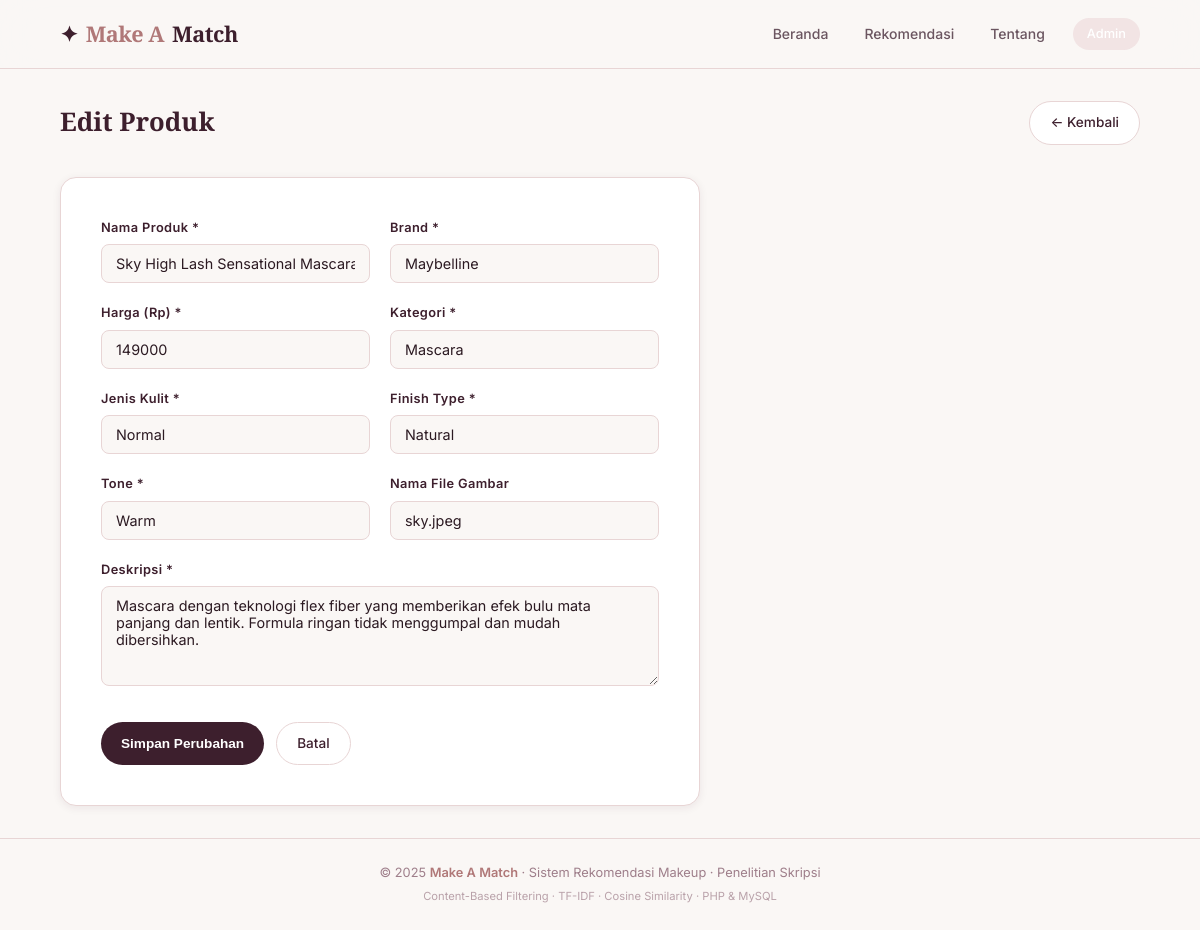
Page /admin/edit.php?id=4 (signed in) on the committed database.
### tables this page shows
CREATE TABLE produk (
    id INT AUTO_INCREMENT PRIMARY KEY,
    nama_produk VARCHAR(150) NOT NULL,
    brand VARCHAR(100) NOT NULL,
    harga INT NOT NULL DEFAULT 0,
    gambar VARCHAR(255) NOT NULL DEFAULT 'placeholder.jpg',
    kategori VARCHAR(80) NOT NULL,
    jenis_kulit VARCHAR(80) NOT NULL,
    finish_type VARCHAR(80) NOT NULL,
    tone VARCHAR(80) NOT NULL,
    deskripsi TEXT NOT NULL,
    created_at TIMESTAMP DEFAULT CURRENT_TIMESTAMP,
    updated_at TIMESTAMP DEFAULT CURRENT_TIMESTAMP ON UPDATE CURRENT_TIMESTAMP
);

### admin/edit.php (the view, shortened to what this page needs)
<?php
include '../includes/koneksi.php';
$id = (int)($_GET['id'] ?? 0);
$data = mysqli_fetch_assoc(mysqli_query($conn, "SELECT * FROM produk WHERE id = $id LIMIT 1"));
include '../includes/header.php';
?>
<div class="admin-layout">
    <div class="admin-header">
        <h1>Edit Produk</h1>
        <a href="index.php" class="btn-secondary">← Kembali</a>
    </div>
    <form method="POST" class="admin-form">
        <div class="form-row">
            <div class="form-group">
                <label>Nama Produk *</label>
                <input type="text" name="nama_produk" value="<?= htmlspecialchars($data['nama_produk']) ?>" required>
            </div>
            <div class="form-group">
                <label>Brand *</label>
                <input type="text" name="brand" value="<?= htmlspecialchars($data['brand']) ?>" required>
            </div>
        </div>
        <div class="form-row">
            <div class="form-group">
                <label>Harga (Rp) *</label>
                <input type="number" name="harga" value="<?= $data['harga'] ?>" min="0" required>
            </div>
            <div class="form-group">
                <label>Kategori *</label>
                <input type="text" name="kategori" value="<?= htmlspecialchars($data['kategori']) ?>" required>
            </div>
        </div>
        <div class="form-row">
            <div class="form-group">
                <label>Jenis Kulit *</label>
                <input type="text" name="jenis_kulit" value="<?= htmlspecialchars($data['jenis_kulit']) ?>" required>
            </div>
            <div class="form-group">
                <label>Finish Type *</label>
                <input type="text" name="finish_type" value="<?= htmlspecialchars($data['finish_type']) ?>" required>
            </div>
        </div>
        <div class="form-row">
            <div class="form-group">
                <label>Tone *</label>
                <input type="text" name="tone" value="<?= htmlspecialchars($data['tone']) ?>" required>
            </div>
            <div class="form-group">
                <label>Nama File Gambar</label>
                <input type="text" name="gambar" value="<?= htmlspecialchars($data['gambar']) ?>">
            </div>
        </div>
        <div class="form-group">
            <label>Deskripsi *</label>
            <textarea name="deskripsi" required><?= htmlspecialchars($data['deskripsi']) ?></textarea>
        </div>
        <div class="form-actions">
            <button type="submit" class="btn-primary">Simpan Perubahan</button>
            <a href="index.php" class="btn-secondary">Batal</a>
        </div>
    </form>
</div>
<?php include '../includes/footer.php'; ?>

### css/style.css (style rules this page uses)
*, *::before, *::after { margin: 0; padding: 0; box-sizing: border-box; }
:root { --rose: #D4A5A5; --rose-light: #F2E4E4; --rose-deep: #B07878; --plum: #3D1F2D; --plum-mid: #6B3F52; --cream: #FAF7F5; --white: #FFFFFF; --text-dark: #2C1A22; --text-mid: #6B5560; --text-light: #9E7E8A; --border: #E8D5D5; --shadow-sm: 0 2px 8px rgba(61,31,45,0.08); --shadow-md: 0 8px 32px rgba(61,31,45,0.12); --shadow-lg: 0 20px 60px rgba(61,31,45,0.18); --radius: 16px; --radius-sm: 8px; --radius-pill: 100px; --transition: 0.25s cubic-bezier(0.4, 0, 0.2, 1); --max-width: 1200px; }
html { scroll-behavior: smooth; }
body { font-family: 'Inter', -apple-system, BlinkMacSystemFont, sans-serif; background-color: var(--cream); color: var(--text-dark); line-height: 1.6; min-height: 100vh; }
a { text-decoration: none; color: inherit; }
.btn-secondary { display: inline-block; background: var(--white); border: 1.5px solid var(--border); color: var(--plum); font-size: 0.85rem; font-weight: 500; padding: 10px 20px; border-radius: var(--radius-pill); transition: all var(--transition); }
.admin-layout { min-height: calc(100vh - 68px); padding: 32px 5%; max-width: var(--max-width); margin: 0 auto; }
.admin-header { display: flex; align-items: center; justify-content: space-between; margin-bottom: 32px; flex-wrap: wrap; gap: 16px; }
.admin-header h1 { font-family: 'Playfair Display', serif; font-size: 1.6rem; font-weight: 700; color: var(--plum); }
.btn-primary { display: inline-flex; align-items: center; gap: 6px; background: var(--plum); color: var(--white); font-size: 0.85rem; font-weight: 600; padding: 10px 20px; border-radius: var(--radius-pill); border: none; cursor: pointer; transition: background var(--transition); }
.admin-form { max-width: 640px; background: var(--white); border-radius: var(--radius); border: 1px solid var(--border); padding: 40px; box-shadow: var(--shadow-sm); }
.form-group { margin-bottom: 20px; }
.form-group label { display: block; font-size: 0.8rem; font-weight: 600; color: var(--plum); margin-bottom: 6px; letter-spacing: 0.03em; }
.form-group input, .form-group select, .form-group textarea { width: 100%; padding: 10px 14px; border: 1.5px solid var(--border); border-radius: var(--radius-sm); font-family: 'Inter', sans-serif; font-size: 0.9rem; color: var(--text-dark); background: var(--cream); transition: border-color var(--transition); }
.form-group textarea { resize: vertical; min-height: 100px; }
.form-actions { display: flex; gap: 12px; margin-top: 28px; }
.form-row { display: grid; grid-template-columns: 1fr 1fr; gap: 20px; }

### rows in the picture
produk: nama_produk "Sky High Lash Sensational Mascara", brand "Maybelline", harga "149000", kategori "Mascara", jenis_kulit "Normal", finish_type "Natural", tone "Warm", gambar "sky.jpeg", deskripsi "Mascara dengan teknologi flex fiber yang memberikan efek bulu mata panjang dan lentik. Formula ringan tidak menggumpal dan mudah dibersihkan."
